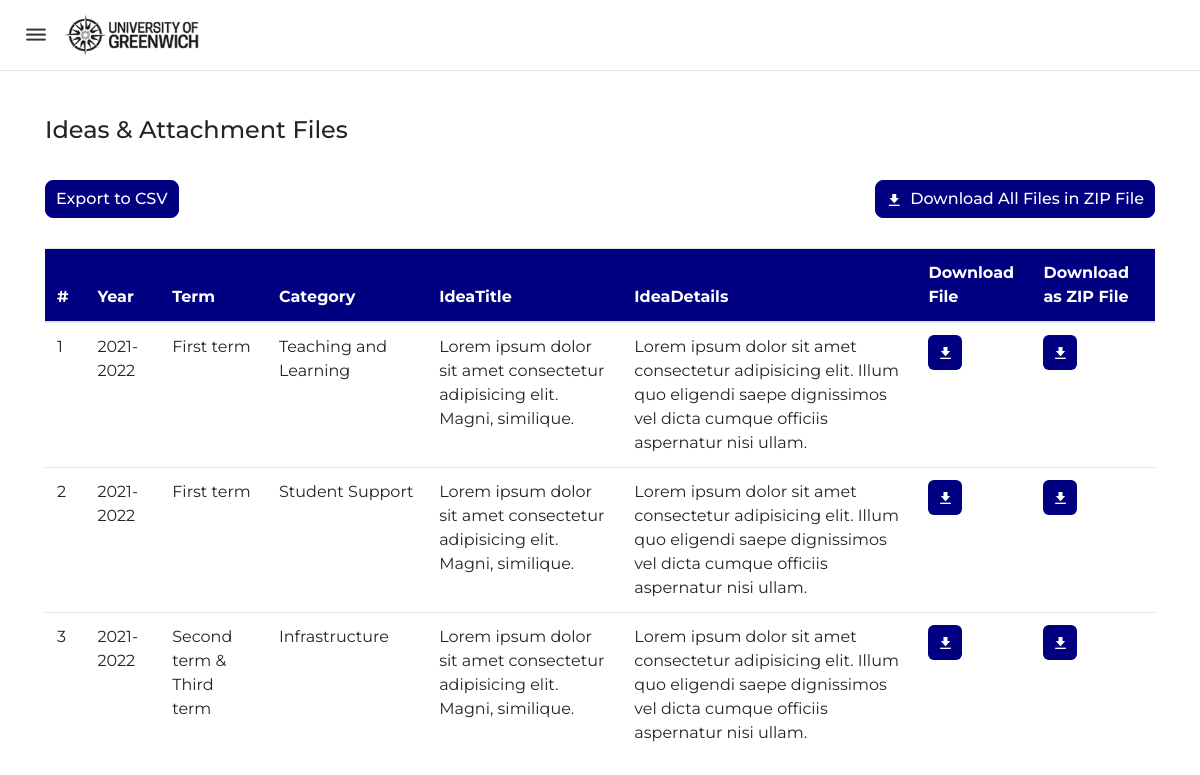
The app's page /attachmentfiles_qamanager.php with its own data.
### tables this page shows
CREATE TABLE `idea` (
  `IdeaID` int(11) NOT NULL,
  `AcademicYearID` int(11) NOT NULL,
  `CategoryID` int(11) NOT NULL,
  `IdeaTitle` varchar(100) NOT NULL,
  `IdeaDetails` varchar(255) NOT NULL,
  `AttachmentFile` text NOT NULL,
  `isAnonymous` varchar(20) NOT NULL,
  `UploadedBy` int(11) NOT NULL,
  `UploadedOn` datetime NOT NULL,
  `Views` int(11) NOT NULL
);

CREATE TABLE `academicyear` (
  `AcademicYearID` int(11) NOT NULL,
  `Year` varchar(15) NOT NULL,
  `Term` varchar(50) NOT NULL,
  `ClosureDate` date NOT NULL,
  `FinalClosureDate` date NOT NULL,
  `CreatedBy` int(11) NOT NULL,
  `CreatedOn` datetime NOT NULL,
  `UpdatedBy` int(11) NOT NULL,
  `UpdatedOn` datetime NOT NULL
);

CREATE TABLE `category` (
  `CategoryID` int(11) NOT NULL,
  `CategoryName` varchar(50) NOT NULL,
  `CategoryStatus` varchar(20) NOT NULL
);

### attachmentfiles_qamanager.php (the view, shortened to what this page needs)
<?php
include('downloadeachfile.php');
?>
<!DOCTYPE html>
<html lang="en">
<head>
    <link rel="stylesheet" href="style.css">
    <link rel="stylesheet" href="https://unicons.iconscout.com/release/v4.0.0/css/line.css">
    <link href='https://unpkg.com/boxicons@2.1.4/css/boxicons.min.css' rel='stylesheet'>
    <link rel="stylesheet" href="https://cdn.jsdelivr.net/npm/bootstrap@4.6.2/dist/css/bootstrap.min.css">
</head>
<body>
    <nav class="navi-bar">
        <div class="logo">
            <i class="uil uil-bars menu-icon"></i>
            <img src="img/uog-logo.png" alt="University of Greenwich Logo">
        </div>
    </nav>
    <main>
        <div class="container" style="margin-top: 100px;">
            <div class="tablepage-header">
                <div class="pt-3">
                    <h4>Ideas & Attachment Files</h4>
                </div>
                <div class="th-btns" style="display: flex; justify-content: space-between; align-items: center; flex-wrap: wrap;">
                    <div class="btnCSV">
                        <a href="exportidea.php" type="submit" id="export_csv_data" name='export_csv_data' value="Export to CSV" class="btn-modal" style="text-decoration: none;">Export to CSV</a>
                    </div>
                    <button type="button" class="btn-modal">
                        <a href="downloadfunction/downloadfile.php" style="text-decoration: none; color: #FFFFFF;">
                        <i class='bx bxs-download mr-2' style="align-items: center; justify-content: center; vertical-align: middle;"></i>Download All Files in ZIP File
                    </a>
                    </button>
                </div>
            </div>
<?php
$query="SELECT *
        FROM idea
        INNER JOIN academicyear ON academicyear.AcademicYearID=idea.AcademicYearID
        INNER JOIN category ON category.CategoryID=idea.CategoryID";
$result=mysqli_query($connection,$query);
$count=mysqli_num_rows($result);
if ($count < 1) {
    echo "<p>No File Found.</p>";
}
else{
    ?>
    <div class="table-container">
                <table class="table">
                    <thead class="thead-light">
                      <tr>
                        <th>#</th>
                        <th>Year</th>
                        <th>Term</th>
                        <th>Category</th>
                        <th>IdeaTitle</th>
                        <th>IdeaDetails</th>
                        <th>Download File</th>
                        <th>Download as ZIP File</th>
                      </tr>
                    </thead>
                    <tbody>
                        <?php
                        for($i=0;$i<$count;$i++){
                            $rows=mysqli_fetch_array($result);
                        $IdeaID=$rows['IdeaID'];
                        $Year=$rows['Year'];
                        $Term=$rows['Term'];
                        $Category=$rows['CategoryName'];
                        $IdeaTitle=$rows['IdeaTitle'];
                        $IdeaDetails=$rows['IdeaDetails'];
                        $AttachmentFile=$rows['AttachmentFile'];
                        echo "<tr>";
                        echo "<td>$IdeaID</td>";
                        echo "<td>$Year</td>";
                        echo "<td>$Term</td>";
                        echo "<td>$Category</td>";
                        echo "<td>$IdeaTitle</td>";
                        echo "<td>$IdeaDetails</td>";
                        echo "<td>
                            <button type='button' style='outline: none; border: none; border-radius: 6px; cursor: pointer; padding: 5px; color: #FFFFFF; background-color: #000080;'>
                                <a style='text-decoration: none; color: #FFFFFF;' href='$AttachmentFile' download>
                                <i class='bx bxs-download p-1 align-items-center justify-content-center align-middle'></i></a>
                            </button>
                        </td>";
                        echo "<td>
                            <button type='button' style='outline: none; border: none; border-radius: 6px; cursor: pointer; padding: 5px; color: #FFFFFF; background-color: #000080;'>
                                <a style='text-decoration: none; color: #FFFFFF;' href='attachmentfiles_qamanager.php?IdeaID=$IdeaID'>
                                <i class='bx bxs-download p-1 align-items-center justify-content-center align-middle'></i></a>
                            </button>
                        </td>";
                        echo "</tr>";
                        }
                        ?>
                    </tbody>
                  </table>
            </div>
<?php
}
?>
        </div>
    </main>
</body>
</html>

### style.css (style rules this page uses)
* { margin: 0; padding: 0; box-sizing: border-box; font-family: 'Montserrat', sans-serif; }
body { height: 100vh; }
.navi-bar { position: fixed; top: 0; left: 0; height: 70px; width: 100%; display: flex; align-items: center; background: #FFFFFF; box-shadow: 0 0 1px rgba(0, 0, 0, 0.5); z-index: 100; }
.navi-bar .logo { display: flex; align-items: center; margin: 0 24px; }
.logo .menu-icon { color: #333333; font-size: 24px; margin-right: 14px; cursor: pointer; }
.logo img { width: 140px; }
.table-container { height: 500px; overflow: auto; }
table { border-collapse: collapse; }
table th { position: sticky; top: 0; background-color: #000080 !important; color: #FFFFFF !important; }
.th-btns { padding: 5px 0px 30px 0px; margin-top: 30px; }
.btn-modal { padding: 6px 10px; text-align: center; font-size: 16px; font-weight: 500; color: #FFFFFF; background-color: #000080; border-radius: 8px; border: none; border: 1px solid #000080; box-shadow: inset 0 0 0 0 #000080; transition: ease-out 0.3s; -webkit-transition: ease-out 0.3s; -moz-transition: ease-out 0.3s; }

### records on screen
idea: IdeaID "1", AcademicYearID.Year "2021-2022", AcademicYearID.Term "First term", CategoryID.CategoryName "Teaching and Learning", IdeaTitle "Lorem ipsum dolor sit amet consectetur adipisicing elit. Magni, similique.", IdeaDetails "Lorem ipsum dolor sit amet consectetur adipisicing elit. Illum quo eligendi saepe dignissimos vel dicta cumque officiis aspernatur nisi ullam."
idea: IdeaID "2", AcademicYearID.Year "2021-2022", AcademicYearID.Term "First term", CategoryID.CategoryName "Student Support", IdeaTitle "Lorem ipsum dolor sit amet consectetur adipisicing elit. Magni, similique.", IdeaDetails "Lorem ipsum dolor sit amet consectetur adipisicing elit. Illum quo eligendi saepe dignissimos vel dicta cumque officiis aspernatur nisi ullam."
idea: IdeaID "3", AcademicYearID.Year "2021-2022", AcademicYearID.Term "Second term & Third term", CategoryID.CategoryName "Infrastructure", IdeaTitle "Lorem ipsum dolor sit amet consectetur adipisicing elit. Magni, similique.", IdeaDetails "Lorem ipsum dolor sit amet consectetur adipisicing elit. Illum quo eligendi saepe dignissimos vel dicta cumque officiis aspernatur nisi ullam."
